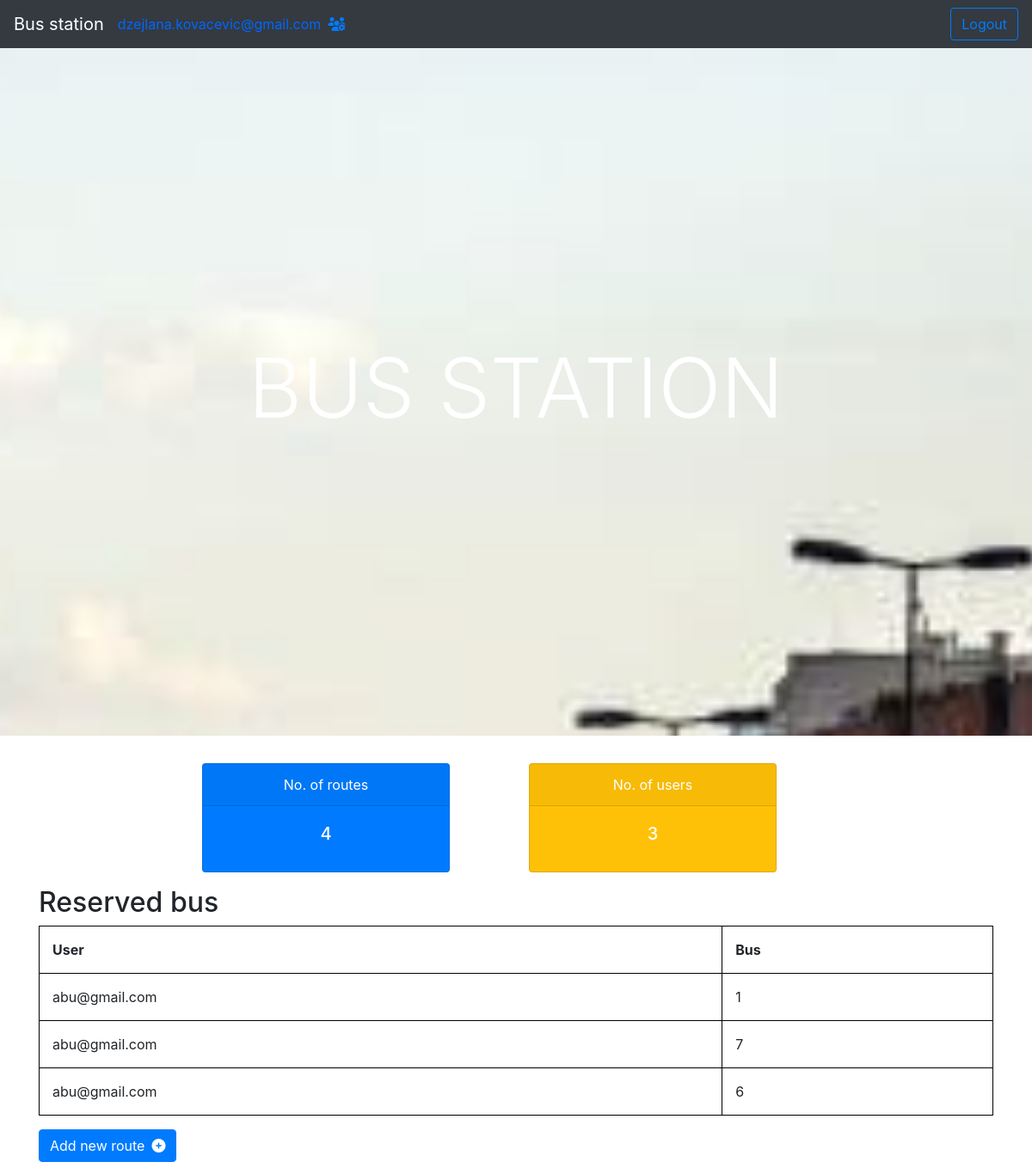
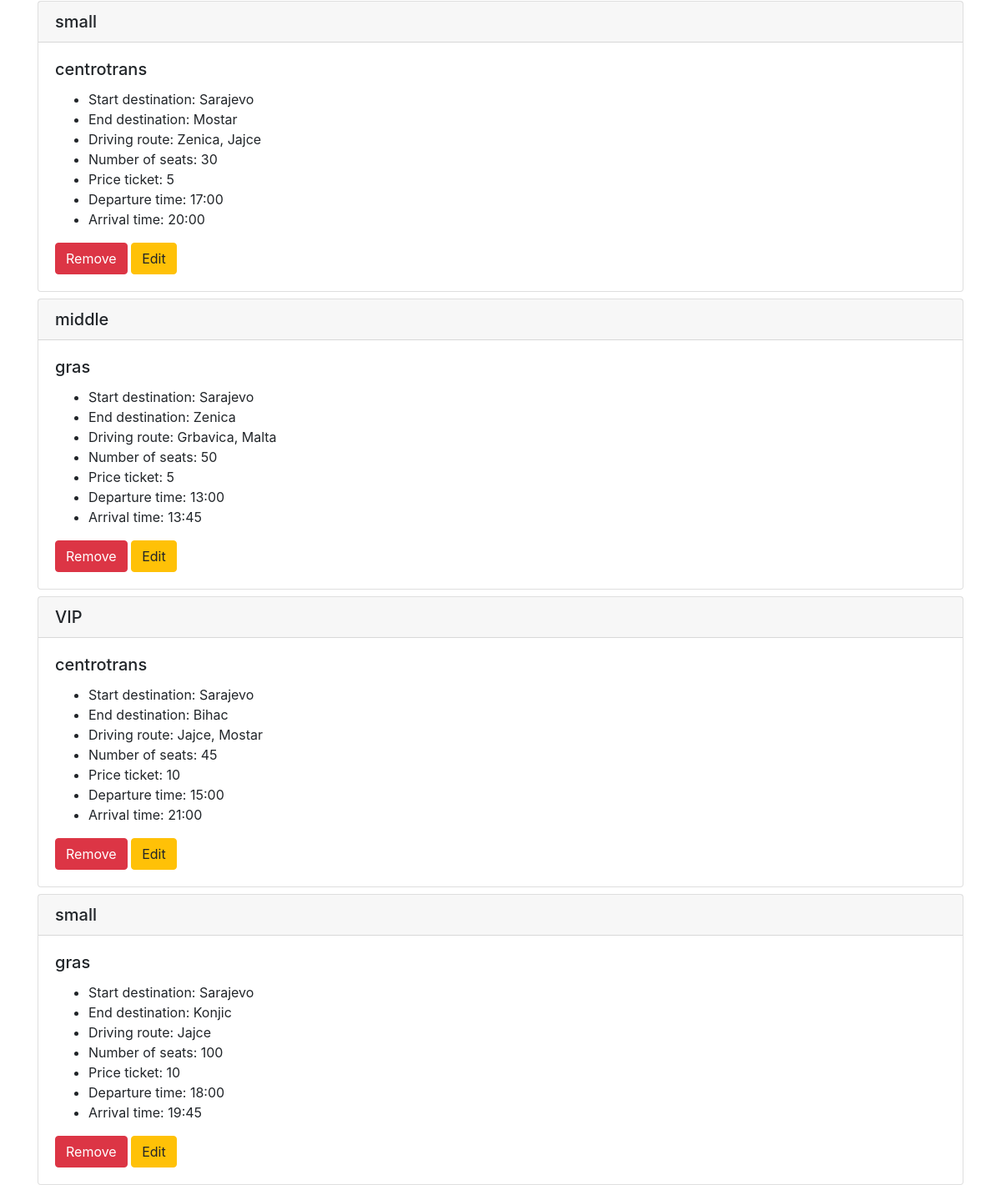
Page /admin.php (signed in) on the committed database (2 pictures, top to bottom).
### tables this page shows
CREATE TABLE IF NOT EXISTS `reserved` (
  `ID` int(100) NOT NULL AUTO_INCREMENT,
  `user` varchar(250) NOT NULL,
  `busID` int(100) NOT NULL,
  PRIMARY KEY (`ID`)
);

CREATE TABLE IF NOT EXISTS `bus` (
  `ID` int(100) NOT NULL AUTO_INCREMENT,
  `startDestination` varchar(250) NOT NULL,
  `endDestination` varchar(250) NOT NULL,
  `price` int(100) NOT NULL,
  `busType` varchar(250) NOT NULL,
  `company` varchar(250) NOT NULL,
  `route` text NOT NULL,
  `maxSeat` int(100) NOT NULL,
  `availableSeat` int(100) NOT NULL,
  `departureTime` time NOT NULL,
  `arrivalTime` time NOT NULL,
  PRIMARY KEY (`ID`)
);

### admin.php (the view, shortened to what this page needs)
<!DOCTYPE html>
<html lang="en">
<head>
    <link rel="stylesheet" href="css/style.css">
    <link rel="stylesheet" href="toastr.scss">
    <link rel="stylesheet" href="https://stackpath.bootstrapcdn.com/bootstrap/4.3.1/css/bootstrap.min.css">
</head>
<body>
    <nav class="navbar navbar-expand-lg navbar-dark bg-dark">
        <a class="navbar-brand" href="admin.php">Bus station</a>
        <div class="collapse navbar-collapse" id="navbarSupportedContent">
            <ul class="navbar-nav mr-auto">
                <li class="nav-item">
                    <span style="color: #0066ff"><?php echo $_SESSION["email"]; ?></span>
                </li>
                <li class="nav-item mx-2">
                    <a href="#" data-toggle="modal" data-target="#changePass"><i class="fas fa-users-cog"></i></a>
                </li>
            </ul>
            <a href="logout.php">
                <button class="btn btn-outline-primary my-2 my-sm-0" type="submit">Logout</button>
            </a>
        </div>
    </nav>
    <section id="jumbotron" class="jumbotron jumbotron-fluid text-white d-flex justify-content-center align-items-center">
        <div class="container text-center">
            <h1 class="display-1 text-white text-uppercase">BUS STATION</h1>
        </div>
    </section>
    <section>
        <div class="container">
            <div class="row">
                <div class="col-6 col-sm-6 col-lg-4 offset-lg-2 offset-0 offset-sm-0">
                    <?php
                    require 'connection/connect.php';
                    $sql = "SELECT * FROM bus";
                    $result = $dbc->query($sql);
                    $count = $result->num_rows;
                    echo '<div class="card text-white bg-primary mb-3" style="max-width: 18rem;">
  <div class="card-header text-center">No. of routes</div>
  <div class="card-body">
    <h5 class="card-title text-center">' . $count . '</h5>
  </div>
</div>';
                    ?>
                </div>
                <div class="col-6">
                    <?php
                    $sql = "SELECT * FROM register";
                    $result = $dbc->query($sql);
                    $count = $result->num_rows;
                    echo '<div class="card text-white bg-warning mb-3" style="max-width: 18rem;">
  <div class="card-header text-center">No. of users</div>
  <div class="card-body">
    <h5 class="card-title text-center">' . $count . '</h5>
  </div>
</div>';
                    ?>
                </div>
                <div class="col-12">
                    <h2>Reserved bus</h2>
                    <table style="width:100%">
                        <thead>
                            <tr>
                                <th>User</th>
                                <th>Bus</th>
                            </tr>
                        </thead>
                        <tbody>
                            <?php
                            $sql = "SELECT * from reserved";
                            $result = $dbc->query($sql);
                            if ($count > 0) {
                                while ($row = $result->fetch_assoc()) {
                                    echo '<tr>';
                                    echo '<td>';
                                    echo $row["user"];
                                    echo '</td>';
                                    echo '<td>';
                                    echo $row["busID"];
                                    echo '</td>';
                                    echo '</tr>';
                                }
                            }
                            ?>
                        </tbody>
                    </table>
                </div>
            </div>
        </div>
    </section>
    <div class="container mt-3">
        <div class="row">
            <div class="col-12">
                <button class="btn btn-primary" id="addBtn" data-toggle="collapse" data-target="#form">Add new route<i class="fas fa-plus-circle ml-2"></i></button>
            </div>
            <div class="col-12">
                <?php
                $sql = "SELECT * FROM bus";
                $result = $dbc->query($sql);
                $count = $result->num_rows;
                if ($count > 0) {
                    while ($row = $result->fetch_assoc()) {
                        echo '
                        <form method="post" action="delete/delete.php">
                            <div class="card mt-2">
                                <input type="text" value=" ' . $row["ID"] . ' "  name="busID" id="busID" hidden>
                                <h5 class="card-header">' . $row['busType'] . '</h5>
                                <div class="card-body">
                                    <h5 class="card-title">' . $row['company'] . '</h5>
                                        <ul>
                                            <li>Start destination: ' . $row['startDestination'] . '</li>
                                            <li>End destination: ' . $row['endDestination'] . '</li>
                                            <li>Driving route: ' . $row['route'] . '</li>
                                            <li>Number of seats: ' . $row['maxSeat'] . '</li>
                                            <li>Price ticket: ' . $row['price'] . '</li>
                                            <li>Departure time: ' . date_format(date_create($row['departureTime']), "H:i") . '</li>
                                            <li>Arrival time: ' .  date_format(date_create($row['arrivalTime']), "H:i") . '</li>
                                        </ul>
                                        <button class="btn btn-danger" id="remove" type="submit">Remove</button>
                                        <button type="button" class=" btn btn-warning " data-toggle="collapse" data-target="#update' . $row["ID"] . '">Edit</button>
                                </div>
                            </div>
                            </form>
<div class="collapse mt-3" id="update' . $row["ID"] . '">
                             <input type="number" value="' . $row["ID"] . '" id="idUpdate" hidden>
                                     <input type="text" class="form-control" id="startUpdate' . $row["ID"] . '" name="name" value="' . $row["startDestination"] . '">
                                     <input type="text" class="form-control" id="endUpdate' . $row["ID"] . '" name="description" value="' . $row["endDestination"] . '">
                                     <input type="text" class="form-control" id="priceUpdate' . $row["ID"] . '" name="link" value="' . $row["price"] . '">
                                     <input type="text" class="form-control" id="busTypeUpdate' . $row["ID"] . '" name="link" value="' . $row["busType"] . '">
                                     <input type="text" class="form-control" id="companyUpdate' . $row["ID"] . '" name="link" value="' . $row["company"] . '">
                                     <input type="text" class="form-control" id="routeUpdate' . $row["ID"] . '" name="link" value="' . $row["route"] . '">
                                     <input type="text" class="form-control" id="maxUpdate' . $row["ID"] . '" name="link" value="' . $row["maxSeat"] . '">
                                     <input type="time" class="form-control" id="departureUpdate' . $row["ID"] . '" name="link" value="' . date_format(date_create($row['departureTime']), "H:i") . '">
                                     <input type="time" class="form-control" id="arrivalUpdate' . $row["ID"] . '" name="link" value="' . date_format(date_create($row['arrivalTime']), "H:i") . '">
                                     <button class="btn btn-success " id="edit' . $row["ID"] . '" onclick="edit(this.id)">Save</button>
                  </div>
                            ';
                    }
                } else {
                    echo "There are no buses.";
                }
                ?>
            </div>
        </div>
    </div>
</body>
</html>

### css/style.css (style rules this page uses)
.jumbotron { background-image: url('../images/bus1.jpg'); background-size: cover; background-position: center; background-attachment: fixed; min-height: 100vh; }
table, th, td { border: 1px solid black; border-collapse: collapse; }
th, td { padding: 15px; }

### rows in the picture
reserved: user "abu@gmail.com", busID "1"
reserved: user "abu@gmail.com", busID "7"
reserved: user "abu@gmail.com", busID "6"
bus: busType "small", company "centrotrans", startDestination "Sarajevo", endDestination "Mostar", route "Zenica, Jajce", maxSeat "30", price "5", departureTime "17:00", arrivalTime "20:00"
bus: busType "middle", company "gras", startDestination "Sarajevo", endDestination "Zenica", route "Grbavica, Malta", maxSeat "50", price "5", departureTime "13:00", arrivalTime "13:45"
bus: busType "VIP", company "centrotrans", startDestination "Sarajevo", endDestination "Bihac", route "Jajce, Mostar", maxSeat "45", price "10", departureTime "15:00", arrivalTime "21:00"
bus: busType "small", company "gras", startDestination "Sarajevo", endDestination "Konjic", route "Jajce", maxSeat "100", price "10", departureTime "18:00", arrivalTime "19:45"

### other values in the picture
$_SESSION["email"] "dzejlana.kovacevic@gmail.com"
$count "4"
$count "3"
